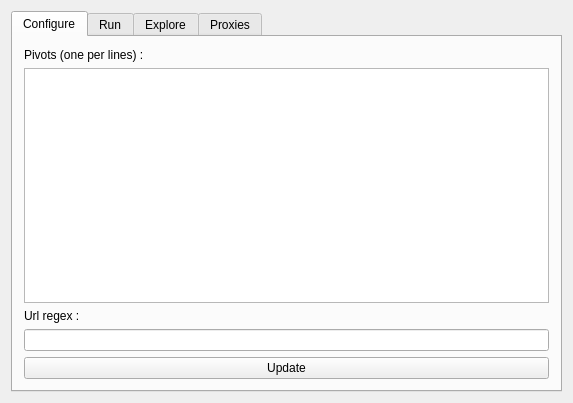
<?xml version="1.0" encoding="UTF-8"?>
<ui version="4.0">
 <class>MainWindow</class>
 <widget class="QMainWindow" name="MainWindow">
  <property name="geometry">
   <rect>
    <x>0</x>
    <y>0</y>
    <width>573</width>
    <height>403</height>
   </rect>
  </property>
  <property name="windowTitle">
   <string>Sniffer Dog Analyst</string>
  </property>
  <widget class="QWidget" name="centralWidget">
   <layout class="QGridLayout" name="gridLayout">
    <item row="0" column="0">
     <widget class="QTabWidget" name="tabWidget">
      <property name="whatsThis">
       <string/>
      </property>
      <property name="currentIndex">
       <number>0</number>
      </property>
      <widget class="QWidget" name="tab_config">
       <property name="whatsThis">
        <string extracomment="test"/>
       </property>
       <property name="styleSheet">
        <string notr="true"/>
       </property>
       <attribute name="title">
        <string>Configure</string>
       </attribute>
       <layout class="QGridLayout" name="gridLayout_2">
        <item row="2" column="0">
         <widget class="QTextEdit" name="textEdit_pivots"/>
        </item>
        <item row="4" column="0">
         <widget class="QLineEdit" name="lineEdit_regex"/>
        </item>
        <item row="3" column="0">
         <widget class="QLabel" name="label">
          <property name="text">
           <string>Url regex :</string>
          </property>
         </widget>
        </item>
        <item row="5" column="0">
         <widget class="QPushButton" name="pushButton_update_PR">
          <property name="text">
           <string>Update</string>
          </property>
         </widget>
        </item>
        <item row="0" column="0">
         <widget class="QLabel" name="label_2">
          <property name="text">
           <string>Pivots (one per lines) :</string>
          </property>
         </widget>
        </item>
       </layout>
      </widget>
      <widget class="QWidget" name="tab_run">
       <attribute name="title">
        <string>Run</string>
       </attribute>
       <layout class="QGridLayout" name="gridLayout_5">
        <item row="1" column="2">
         <widget class="QLineEdit" name="lineEdit_nbScrappers">
          <property name="maximumSize">
           <size>
            <width>404</width>
            <height>16777215</height>
           </size>
          </property>
         </widget>
        </item>
        <item row="3" column="0" colspan="3">
         <widget class="QTextBrowser" name="textBrowser_logs"/>
        </item>
        <item row="2" column="0" colspan="3">
         <widget class="QProgressBar" name="progressBar">
          <property name="value">
           <number>0</number>
          </property>
         </widget>
        </item>
        <item row="4" column="2">
         <widget class="QPushButton" name="pushButton_stop">
          <property name="text">
           <string>Stop</string>
          </property>
         </widget>
        </item>
        <item row="1" column="0">
         <widget class="QPushButton" name="pushButton_search">
          <property name="text">
           <string>Sniffer Dog Go Go Go !</string>
          </property>
         </widget>
        </item>
        <item row="1" column="1">
         <widget class="QLabel" name="label_3">
          <property name="text">
           <string>Number of Scrappers :</string>
          </property>
         </widget>
        </item>
        <item row="4" column="0">
         <widget class="QPushButton" name="pushButton_pause">
          <property name="text">
           <string>Pause</string>
          </property>
         </widget>
        </item>
        <item row="4" column="1">
         <widget class="QLabel" name="label_nbProxiesInUse">
          <property name="text">
           <string/>
          </property>
         </widget>
        </item>
       </layout>
      </widget>
      <widget class="QWidget" name="tab_confirm">
       <attribute name="title">
        <string>Explore</string>
       </attribute>
       <layout class="QGridLayout" name="gridLayout_3">
        <item row="2" column="0">
         <widget class="QPushButton" name="pushButton_searchResults">
          <property name="text">
           <string>Regex Search</string>
          </property>
         </widget>
        </item>
        <item row="2" column="2">
         <widget class="QPushButton" name="pushButton_resetResults">
          <property name="text">
           <string>Reset results in database</string>
          </property>
         </widget>
        </item>
        <item row="1" column="0" colspan="4">
         <widget class="QTextBrowser" name="textBrowser_results"/>
        </item>
        <item row="0" column="2">
         <widget class="QPushButton" name="pushButton_exportResults">
          <property name="text">
           <string>Export csv</string>
          </property>
         </widget>
        </item>
        <item row="2" column="1">
         <widget class="QLineEdit" name="lineEdit_searchResults"/>
        </item>
        <item row="0" column="0" colspan="2">
         <widget class="QLabel" name="label_results">
          <property name="text">
           <string/>
          </property>
         </widget>
        </item>
       </layout>
      </widget>
      <widget class="QWidget" name="tab">
       <attribute name="title">
        <string>Proxies</string>
       </attribute>
       <layout class="QGridLayout" name="gridLayout_4">
        <item row="0" column="0">
         <widget class="QTextEdit" name="textEdit_proxies"/>
        </item>
        <item row="1" column="0">
         <widget class="QPushButton" name="pushButton_updateProxies">
          <property name="text">
           <string>Update</string>
          </property>
         </widget>
        </item>
        <item row="0" column="1" rowspan="2">
         <widget class="QTableView" name="tableView_proxies"/>
        </item>
       </layout>
      </widget>
     </widget>
    </item>
   </layout>
  </widget>
 </widget>
 <layoutdefault spacing="6" margin="11"/>
 <resources/>
 <connections/>
</ui>
